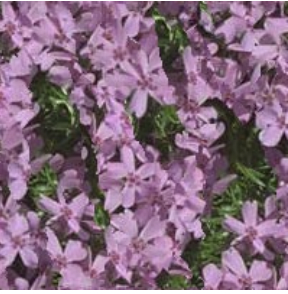
#> input picture data/texture9.png, 288 x 294 px
$ python natural_synthesis.py
#> lines starting #> are read from the running program, lines starting #| are printed output that depends on the picture
### code/appearance_space.py
import numpy as np
import cv2
from sklearn.decomposition import PCA
from sklearn.neighbors import NearestNeighbors
from PIL import Image
from skimage.filters import sobel
import matplotlib.pyplot as plt


CORR_DELTA = np.array([[1,1], [1,-1], [-1,1], [-1,-1]])


def get_appearance_space_vector(im, surrounding_size, feature_distance=True):
    dims = 4 if feature_distance else 3
    grayscale_im = cv2.cvtColor(im,cv2.COLOR_RGB2GRAY)
    edges = sobel(grayscale_im)
    edges = 1 - edges

    vector_im = np.zeros((im.shape[0], im.shape[1], dims * (2 * surrounding_size + 1)**2))
    for i in range(surrounding_size, im.shape[0] - surrounding_size):
        for j in range(surrounding_size, im.shape[1] - surrounding_size):
            patch = im[i - surrounding_size:i + surrounding_size+1, j - surrounding_size:j + surrounding_size+1, :]
            if feature_distance:
                patch_edges = edges[i - surrounding_size:i + surrounding_size + 1, j - surrounding_size:j + surrounding_size + 1]
                patch_edges = np.expand_dims(patch_edges, axis=2)
                patch = np.concatenate([patch, patch_edges], axis=2)
            patch = np.reshape(patch, (dims * (2 * surrounding_size + 1)**2,))
            vector_im[i - surrounding_size, j - surrounding_size] = patch
    return conduct_pca(vector_im)


def conduct_pca(image_with_features, desired_dimensions=8):
    original_shape = image_with_features.shape
    image_with_features = np.reshape(image_with_features, (image_with_features.shape[0] * image_with_features.shape[1], image_with_features.shape[2]))
    pca = PCA(n_components=desired_dimensions)
    new_features = pca.fit_transform(image_with_features)
    new_features = np.reshape(new_features, (original_shape[0], original_shape[1], desired_dimensions))
    return new_features, pca

def get_adj_neighborhoods(image_with_features, desired_dimensions=8):
    height, width, _ = image_with_features.shape
    neighbor_features = np.zeros((height, width, desired_dimensions * 3))
    for i in range(height):
        for j in range(width):
            dimensions = []
            if i > 0:
                dimensions.append(image_with_features[i - 1, j])
                if j > 0:
                    dimensions.append(image_with_features[i - 1, j - 1])
            if j > 0:
                dimensions.append(image_with_features[i, j - 1])

            while len(dimensions) != 3:
                dimensions.append(image_with_features[i, j])
            dimensions = np.array(dimensions)
            dimensions = np.reshape(dimensions, (desired_dimensions * 3,))
            neighbor_features[i, j] = dimensions
    return conduct_pca(neighbor_features)


# [22 lines left out: functions get_neighborhoods, get_nearest_neighbors, not called in this run]


# [5 lines that do not run on import are left out]

### code/natural_synthesis.py
import os
import numpy as np
import math
import cv2
import argparse
import matplotlib.pyplot as plt
from appearance_space import get_appearance_space_vector, get_adj_neighborhoods

def ssd(a, b):
    return np.average(np.square(a - b))

def convert_coords_to_image(E, S):
    S = S.astype(np.int32)
    E_S = np.zeros((S.shape[0], S.shape[1], 3))
    E = (E * 255).astype(np.int32)
    E_S = E[S[..., 0], S[..., 1]]
    return E_S.astype(np.int32)


def natural_synthesis(subpasses = 5):
#> called with subpasses = 5
    img = cv2.imread("../data/texture9.png", )
#> img is the input picture: shape (294, 288, 3); mean B, G, R 126.7, 106.7, 134.1
    img = cv2.cvtColor(img, cv2.COLOR_BGR2RGB)
    img = img.astype(np.float32) / 255.
    if img.shape[0] != img.shape[1]:
        img = img[:min(img.shape[0], img.shape[1]), :min(img.shape[0], img.shape[1]), :]
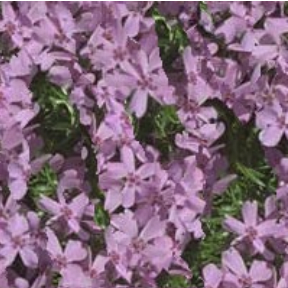
#> img: shape (288, 288, 3) float32; mean R, G, B 0.519, 0.411, 0.49

    insize = img.shape[0]
#> insize = 288
    outsize = 300

    left, up, right = 4, 4, 4
    as_image, _ = get_appearance_space_vector(img, 4)
#> in get_appearance_space_vector, `grayscale_im = cv2.cvtColor(im,cv2.COLOR_RGB2GRAY)`:
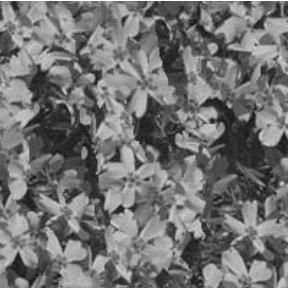
#> grayscale_im: shape (288, 288) float32; min 0.0603, max 1, mean 0.452
#> in get_appearance_space_vector, `edges = sobel(grayscale_im)`:
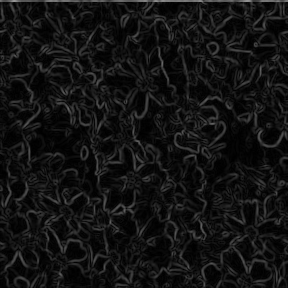
#> edges: shape (288, 288) float32; min 0.000213, max 0.591, mean 0.0739
#> in get_appearance_space_vector, `edges = 1 - edges`:
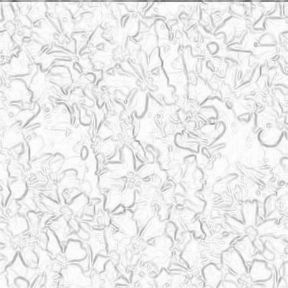
#> edges: shape (288, 288) float32; min 0.409, max 1, mean 0.926
    neighbors_image, pca = get_adj_neighborhoods(as_image)
    # print(img.shape)
    # print(as_image.shape)
    # print(neighbors_image.shape)

    indices = np.stack(np.meshgrid(np.arange(insize), np.arange(insize), indexing='ij'), axis=2)
    new_img = np.stack(np.meshgrid(np.arange(outsize), np.arange(outsize), indexing='ij'), axis=2)
    for i in range(new_img.shape[0]):
        for j in range(new_img.shape[1]):
            new_img[i, j, :] = indices[np.random.randint(0, insize), np.random.randint(0, insize), :]

    # plt.imshow(convert_coords_to_image(img, new_img))
    # plt.show()
    for num in range(5):
        for i in range(1, new_img.shape[0]):
            for j in range(1, new_img.shape[1]):
                coord_candidates = []
                for k in range(1, left + 1):
                    if j - k < 0:
                        break
                    coord = new_img[i, j - k, :]
                    coord = [coord[0], min(img.shape[1] - 1, coord[1] + k)]
                    coord_candidates.append(coord)
                for m in range(1, up + 1):
                    if i - m < 0:
                        break
                    for n in range(-left, right + 1):
                        if j + n < 0:
                            continue
                        if j + n > new_img.shape[1] - 1:
                            break
                        coord = new_img[i - m, j + n, :]
                        coord = [min(img.shape[0] - 1, coord[0] + m), min(max(0, coord[1] - n), img.shape[1] - 1)]
                        coord_candidates.append(coord)

                current_features = []
                if i > 0:
                    current_features.append(as_image[new_img[i - 1, j][0], new_img[i - 1, j][1]])
                    if j > 0:
                        current_features.append(as_image[new_img[i - 1, j-1][0], new_img[i - 1, j-1][1]])
                if j > 0:
                    current_features.append(as_image[new_img[i, j - 1][0], new_img[i, j - 1][1]])

                while len(current_features) != 3:
                    current_features.append(as_image[new_img[i, j][0], new_img[i, j][1]])
                current_features = np.array(current_features)
                current_features = np.reshape(current_features, (-1, 8 * 3))
                current_features = pca.transform(current_features)
                min_error, coord = (None, None)
                for candidate in coord_candidates:
                    neighbor_features = neighbors_image[candidate[0], candidate[1]]
                    neighbor_features = np.reshape(neighbor_features, (-1, neighbor_features.shape[0]))
                    err = ssd(current_features, neighbor_features)
                    if min_error is None or min_error > err:
                        min_error = err
                        coord = candidate
                new_img[i, j] = coord

    plt.imshow(convert_coords_to_image(img, new_img))
    plt.show()


#> (the run stopped early here; a loop or call above may not have finished)
